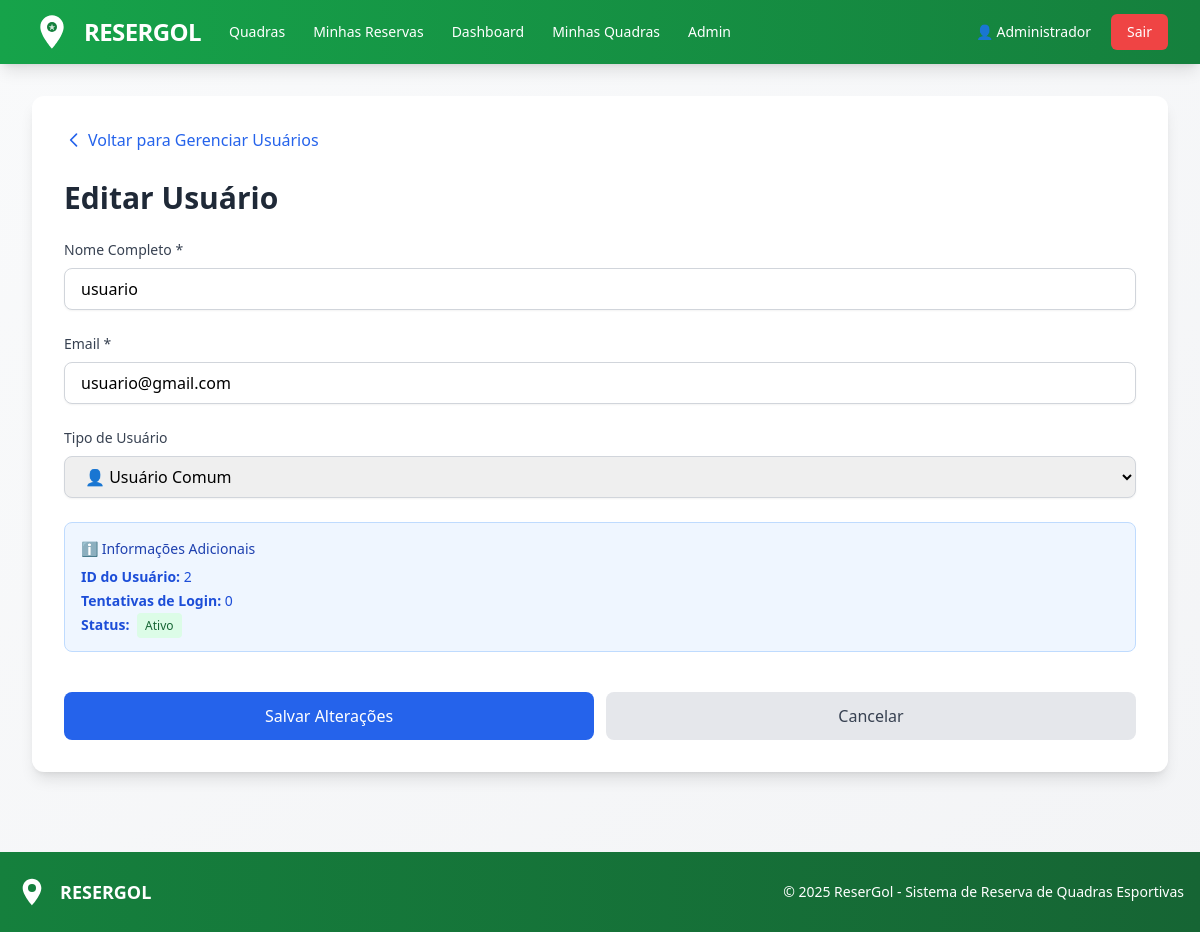
The app's page /admin/editar-usuario/2 (signed in) with its own data.
### models/usuario_model.py (models this page shows, shortened)
class Usuario(UserMixin, db.Model):
    id = db.Column(db.Integer, primary_key=True)
    nome = db.Column(db.String(100), nullable=False)
    email = db.Column(db.String(120), unique=True, nullable=False)
    senha_hash = db.Column(db.String(200), nullable=False)
    role = db.Column(db.String(20), default='usuario', nullable=False)  # 'usuario', 'dono_quadra', 'admin'
    tentativas_login = db.Column(db.Integer, default=0)
    bloqueado_ate = db.Column(db.DateTime, nullable=True)
    quadras = db.relationship('Quadra', backref='dono', lazy=True, cascade='all, delete-orphan')
    def esta_bloqueado(self):
        if self.bloqueado_ate is None:
            return False
        return datetime.utcnow() < self.bloqueado_ate
    def is_admin(self):
        return self.role == 'admin'
    def is_dono_quadra(self):
        return self.role == 'dono_quadra' or self.role == 'admin'

### app.py (the view)
@app.route('/admin/editar-usuario/<int:usuario_id>', methods=['GET', 'POST'])
def admin_editar_usuario(usuario_id):
    return UsuarioController.admin_editar_usuario(usuario_id)

### app.py (called while the page is built)
@login_manager.user_loader
def load_user(user_id):
    return Usuario.query.get(int(user_id))

### controllers/usuario_controller.py (called while the page is built, shortened)
    @login_required
    def admin_editar_usuario(usuario_id):
        if not current_user.is_admin():
            flash('Acesso negado!', 'danger')
            return redirect(url_for('dashboard'))
        usuario = Usuario.query.get_or_404(usuario_id)
        return render_template('admin_editar_usuario.html', usuario=usuario)

### templates/admin_editar_usuario.html (shortened to what this page needs)
{% extends "base.html" %}
{% block content %}
    <div class="mb-6">
        <a href="{{ url_for('admin_usuarios') }}" class="inline-flex items-center text-blue-600 hover:text-blue-700 font-medium">
            <svg class="w-5 h-5 mr-1" fill="none" stroke="currentColor" viewBox="0 0 24 24">
                <path stroke-linecap="round" stroke-linejoin="round" stroke-width="2" d="M15 19l-7-7 7-7"></path>
            </svg>
            Voltar para Gerenciar Usuários
        </a>
    </div>
    <h2 class="text-3xl font-bold text-gray-800 mb-6">Editar Usuário</h2>
    <form method="POST" class="space-y-6">
        <div>
            <label for="nome" class="block text-sm font-medium text-gray-700 mb-2">Nome Completo *</label>
            <input type="text" id="nome" name="nome" value="{{ usuario.nome }}" required
                   class="w-full px-4 py-2 border border-gray-300 rounded-lg shadow-sm focus:outline-none focus:ring-2 focus:ring-blue-500 focus:border-blue-500">
        </div>
        <div>
            <label for="email" class="block text-sm font-medium text-gray-700 mb-2">Email *</label>
            <input type="email" id="email" name="email" value="{{ usuario.email }}" required
                   class="w-full px-4 py-2 border border-gray-300 rounded-lg shadow-sm focus:outline-none focus:ring-2 focus:ring-blue-500 focus:border-blue-500">
        </div>
        <div>
            <label for="role" class="block text-sm font-medium text-gray-700 mb-2">Tipo de Usuário</label>
            <select id="role" name="role"
                    class="w-full px-4 py-2 border border-gray-300 rounded-lg shadow-sm focus:outline-none focus:ring-2 focus:ring-blue-500 focus:border-blue-500">
                <option value="usuario" {% if usuario.role == 'usuario' %}selected{% endif %}>👤 Usuário Comum</option>
            </select>
        </div>
        <div class="bg-blue-50 border border-blue-200 rounded-lg p-4">
            <p class="text-sm font-medium text-blue-800 mb-2">ℹ️ Informações Adicionais</p>
            <div class="space-y-1 text-sm text-blue-700">
                <p><strong>ID do Usuário:</strong> {{ usuario.id }}</p>
                <p><strong>Tentativas de Login:</strong> {{ usuario.tentativas_login }}</p>
                <p>
                    <strong>Status:</strong>
                    {% if usuario.esta_bloqueado() %}
                        <span class="px-2 py-1 bg-red-100 text-red-800 rounded text-xs font-medium ml-1">Bloqueado</span>
                    {% else %}
                        <span class="px-2 py-1 bg-green-100 text-green-800 rounded text-xs font-medium ml-1">Ativo</span>
                    {% endif %}
                </p>
            </div>
        </div>
        <div class="flex gap-3 pt-4">
            <button type="submit"
                    class="flex-1 bg-blue-600 hover:bg-blue-700 text-white font-medium py-3 px-6 rounded-lg transition duration-200">
                Salvar Alterações
            </button>
            <a href="{{ url_for('admin_usuarios') }}"
               class="flex-1 text-center bg-gray-200 hover:bg-gray-300 text-gray-700 font-medium py-3 px-6 rounded-lg transition duration-200">
                Cancelar
            </a>
        </div>
    </form>
{% endblock %}

### templates/base.html (shortened to what this page needs)
<!DOCTYPE HTML>
<html lang="pt-BR">
<head>
    <script src="https://cdn.tailwindcss.com"></script>
</head>
<body class="bg-gradient-to-br from-gray-50 to-gray-100 min-h-screen">
    <nav class="bg-gradient-to-r from-resergol-600 to-resergol-700 shadow-lg">
        <div class="max-w-7xl mx-auto px-4 sm:px-6 lg:px-8">
            <div class="flex items-center justify-between h-16">
                <div class="flex items-center space-x-4">
                    <a href="{{ url_for('index') }}" class="flex items-center space-x-3 hover:opacity-90 transition">
                        <span class="text-white font-bold text-2xl tracking-tight">RESERGOL</span>
                    </a>
                    {% if current_user.is_authenticated %}
                        <div class="hidden md:flex items-center space-x-1 ml-8">
                            <a href="{{ url_for('listar_quadras') }}" class="text-white hover:bg-resergol-500 px-3 py-2 rounded-md text-sm font-medium transition">
                                Quadras
                            </a>
                            <a href="{{ url_for('minhas_reservas') }}" class="text-white hover:bg-resergol-500 px-3 py-2 rounded-md text-sm font-medium transition">
                                Minhas Reservas
                            </a>
                            <a href="{{ url_for('dashboard') }}" class="text-white hover:bg-resergol-500 px-3 py-2 rounded-md text-sm font-medium transition">
                                Dashboard
                            </a>
                            {% if current_user.is_dono_quadra() %}
                                <a href="{{ url_for('minhas_quadras') }}" class="text-white hover:bg-resergol-500 px-3 py-2 rounded-md text-sm font-medium transition">
                                    Minhas Quadras
                                </a>
                            {% endif %}
                            {% if current_user.is_admin() %}
                                <a href="{{ url_for('admin_usuarios') }}" class="text-white hover:bg-resergol-500 px-3 py-2 rounded-md text-sm font-medium transition">
                                    Admin
                                </a>
                            {% endif %}
                        </div>
                    {% endif %}
                </div>
                <div class="flex items-center space-x-2">
                    {% if current_user.is_authenticated %}
                        <a href="{{ url_for('perfil') }}" class="text-white hover:bg-resergol-500 px-3 py-2 rounded-md text-sm font-medium transition">
                            👤 {{ current_user.nome.split()[0] }}
                        </a>
                        <a href="{{ url_for('logout') }}" class="bg-red-500 hover:bg-red-600 text-white px-4 py-2 rounded-md text-sm font-medium transition">
                            Sair
                        </a>
                    {% endif %}
                </div>
            </div>
        </div>
    </nav>
    <div class="max-w-7xl mx-auto px-4 sm:px-6 lg:px-8 py-8">
        <div class="bg-white rounded-xl shadow-lg p-6 md:p-8">
            {% block content %}{% endblock %}
        </div>
    </div>
    <footer class="bg-gradient-to-r from-resergol-700 to-resergol-800 text-white mt-12">
        <div class="max-w-7xl mx-auto px-4 py-6">
            <div class="flex flex-col md:flex-row justify-between items-center">
                <div class="flex items-center space-x-3 mb-4 md:mb-0">
                    <svg class="h-8 w-8 text-white" viewBox="0 0 24 24" fill="currentColor">
                        <path d="M12 2C8.13 2 5 5.13 5 9c0 5.25 7 13 7 13s7-7.75 7-13c0-3.87-3.13-7-7-7zm0 9.5c-1.38 0-2.5-1.12-2.5-2.5s1.12-2.5 2.5-2.5 2.5 1.12 2.5 2.5-1.12 2.5-2.5 2.5z"/>
                        <circle cx="12" cy="9" r="3" fill="#15803d"/>
                    </svg>
                    <span class="font-bold text-lg">RESERGOL</span>
                </div>
                <p class="text-sm text-center">&copy; 2025 ReserGol - Sistema de Reserva de Quadras Esportivas</p>
            </div>
        </div>
    </footer>
</body>
</html>

### records on screen
Usuario: nome "Administrador"
Usuario: nome "usuario", email "usuario@gmail.com", role "👤 Usuário Comum", id "2", tentativas_login "0"
